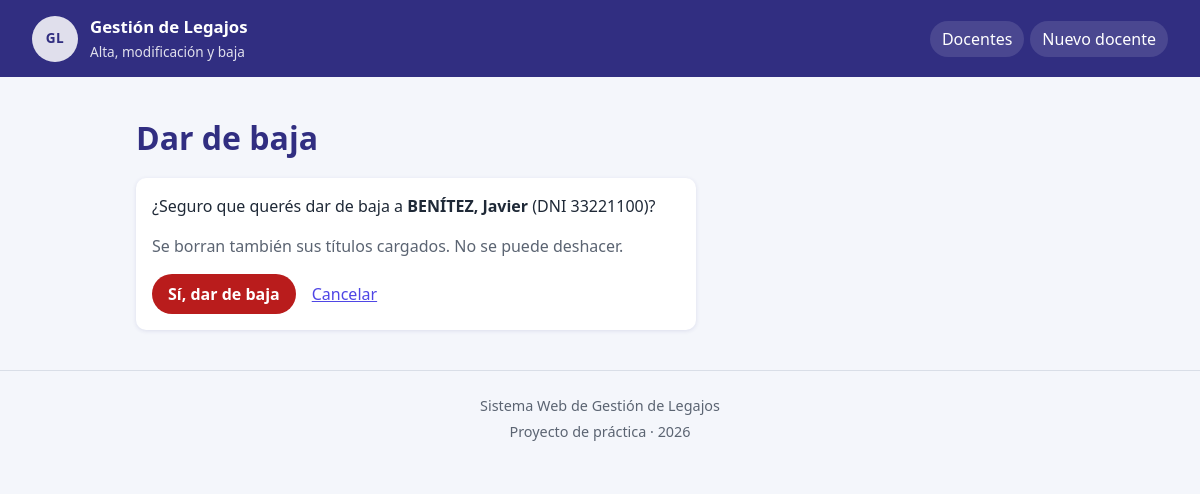
Page /baja.php?id=6 on the earlier database version.
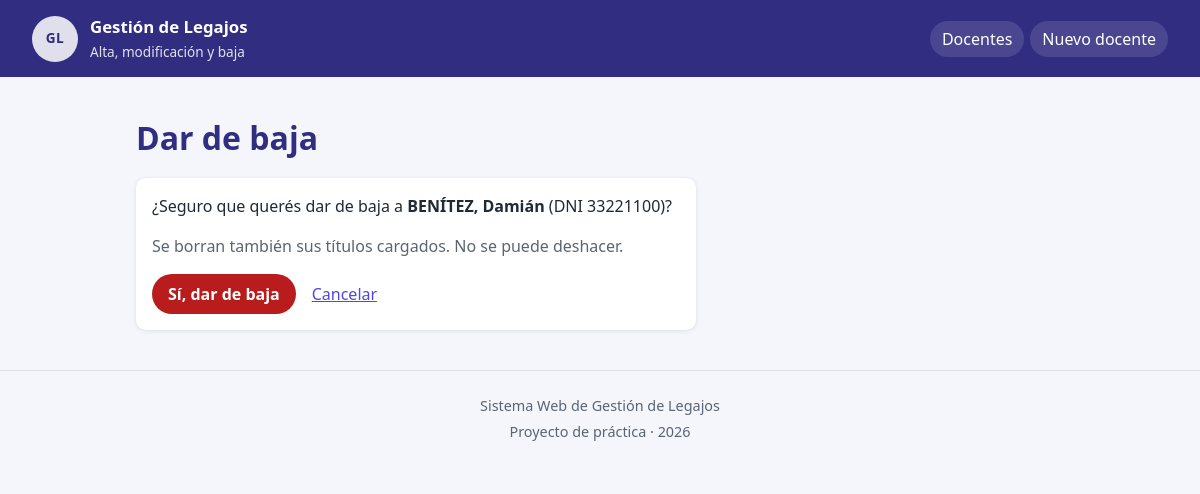
Same page on the later database version.
### tables this page shows
CREATE TABLE docentes (
  id        INT UNSIGNED NOT NULL AUTO_INCREMENT,
  dni       VARCHAR(10)  NOT NULL,                         
  apellido  VARCHAR(60)  NOT NULL,
  nombre    VARCHAR(60)  NOT NULL,
  email     VARCHAR(120) NULL,                             
  telefono  VARCHAR(20)  NULL,
  PRIMARY KEY (id),
  UNIQUE KEY uq_docentes_dni (dni)                         
);

### funciones.php (called while the page is built, shortened)
<?php
function e(?string $texto): string
{
    return htmlspecialchars($texto ?? '', ENT_QUOTES, 'UTF-8');
}
function leer_id(array $origen): ?int
{
    $id = filter_var($origen['id'] ?? '', FILTER_VALIDATE_INT, ['options' => ['min_range' => 1]]);
    return $id === false ? null : $id;
}

### baja.php (the view, shortened to what this page needs)
<?php
require __DIR__ . '/funciones.php';
$id = leer_id($_GET);
$pdo = conectar();
$stmt = $pdo->prepare('SELECT dni, apellido, nombre FROM docentes WHERE id = :id');
$stmt->execute(['id' => $id]);
$docente = $stmt->fetch();
$error = null;
require __DIR__ . '/includes/header.php';
?>
<h1>Dar de baja</h1>
<?php if ($error !== null): ?>
    <p class="aviso aviso--error" role="alert"><?= e($error) ?></p>
    <p><a href="index.php">Volver al listado</a></p>
<?php else: ?>
    <form class="tarjeta confirmar" action="baja.php?id=<?= $id ?>" method="post">
        <p>¿Seguro que querés dar de baja a
           <strong><?= e(mb_strtoupper($docente['apellido'])) ?>, <?= e($docente['nombre']) ?></strong>
           (DNI <?= e($docente['dni']) ?>)?</p>
        <p class="bajada">Se borran también sus títulos cargados. No se puede deshacer.</p>
        <div class="botones">
            <button class="boton boton--peligro" type="submit">Sí, dar de baja</button>
            <a href="index.php">Cancelar</a>
        </div>
    </form>
<?php endif; ?>
<?php require __DIR__ . '/includes/footer.php'; ?>

Differences in the rows shown:
changed docentes "BENÍTEZ": nombre "Javier" → "Damián"
